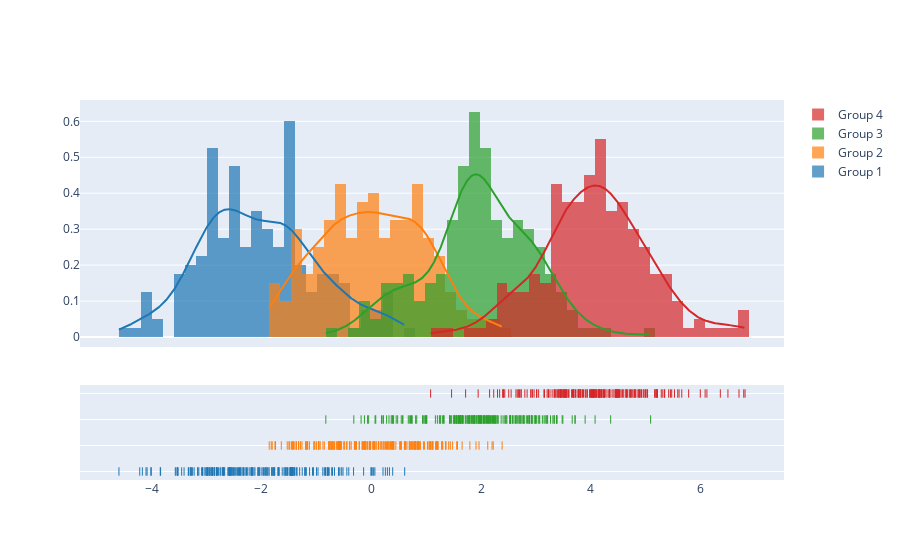

The code cell stored with this chart in its notebook:
### Code cell
import plotly.figure_factory as ff

# Add histogram data
x1 = np.random.randn(200) - 2
x2 = np.random.randn(200)
x3 = np.random.randn(200) + 2
x4 = np.random.randn(200) + 4

# Group data together
hist_data = [x1, x2, x3, x4]

group_labels = ['Group 1', 'Group 2', 'Group 3', 'Group 4']

# Create distplot with custom bin_size
fig = ff.create_distplot(hist_data, group_labels, bin_size=.2)
fig.show()

### Figure 1 — Plotly figure (JSON) as saved in the notebook; plotly's stock layout.template omitted (floating-point values rounded to 4 significant figures; data arrays with more than 128 entries replaced by an {"elided": "..."} marker saying what was removed)
{"data": [{"autobinx": false, "histnorm": "probability density", "legendgroup": "Group 1", "marker": {"color": "rgb(31, 119, 180)"}, "name": "Group 1", "opacity": 0.7, "type": "histogram", "x": {"elided": "200 float values"}, "xaxis": "x", "xbins": {"end": 0.6099, "size": 0.2, "start": -4.594}, "yaxis": "y"}, {"autobinx": false, "histnorm": "probability density", "legendgroup": "Group 2", "marker": {"color": "rgb(255, 127, 14)"}, "name": "Group 2", "opacity": 0.7, "type": "histogram", "x": {"elided": "200 float values"}, "xaxis": "x", "xbins": {"end": 2.385, "size": 0.2, "start": -1.857}, "yaxis": "y"}, {"autobinx": false, "histnorm": "probability density", "legendgroup": "Group 3", "marker": {"color": "rgb(44, 160, 44)"}, "name": "Group 3", "opacity": 0.7, "type": "histogram", "x": {"elided": "200 float values"}, "xaxis": "x", "xbins": {"end": 5.089, "size": 0.2, "start": -0.8265}, "yaxis": "y"}, {"autobinx": false, "histnorm": "probability density", "legendgroup": "Group 4", "marker": {"color": "rgb(214, 39, 40)"}, "name": "Group 4", "opacity": 0.7, "type": "histogram", "x": {"elided": "200 float values"}, "xaxis": "x", "xbins": {"end": 6.809, "size": 0.2, "start": 1.082}, "yaxis": "y"}, {"legendgroup": "Group 1", "marker": {"color": "rgb(31, 119, 180)"}, "mode": "lines", "name": "Group 1", "showlegend": false, "type": "scatter", "x": {"elided": "500 float values"}, "xaxis": "x", "y": {"elided": "500 float values"}, "yaxis": "y"}, {"legendgroup": "Group 2", "marker": {"color": "rgb(255, 127, 14)"}, "mode": "lines", "name": "Group 2", "showlegend": false, "type": "scatter", "x": {"elided": "500 float values"}, "xaxis": "x", "y": {"elided": "500 float values"}, "yaxis": "y"}, {"legendgroup": "Group 3", "marker": {"color": "rgb(44, 160, 44)"}, "mode": "lines", "name": "Group 3", "showlegend": false, "type": "scatter", "x": {"elided": "500 float values"}, "xaxis": "x", "y": {"elided": "500 float values"}, "yaxis": "y"}, {"legendgroup": "Group 4", "marker": {"color": "rgb(214, 39, 40)"}, "mode": "lines", "name": "Group 4", "showlegend": false, "type": "scatter", "x": {"elided": "500 float values"}, "xaxis": "x", "y": {"elided": "500 float values"}, "yaxis": "y"}, {"legendgroup": "Group 1", "marker": {"color": "rgb(31, 119, 180)", "symbol": "line-ns-open"}, "mode": "markers", "name": "Group 1", "showlegend": false, "type": "scatter", "x": {"elided": "200 float values"}, "xaxis": "x", "y": {"elided": "200 str values"}, "yaxis": "y2"}, {"legendgroup": "Group 2", "marker": {"color": "rgb(255, 127, 14)", "symbol": "line-ns-open"}, "mode": "markers", "name": "Group 2", "showlegend": false, "type": "scatter", "x": {"elided": "200 float values"}, "xaxis": "x", "y": {"elided": "200 str values"}, "yaxis": "y2"}, {"legendgroup": "Group 3", "marker": {"color": "rgb(44, 160, 44)", "symbol": "line-ns-open"}, "mode": "markers", "name": "Group 3", "showlegend": false, "type": "scatter", "x": {"elided": "200 float values"}, "xaxis": "x", "y": {"elided": "200 str values"}, "yaxis": "y2"}, {"legendgroup": "Group 4", "marker": {"color": "rgb(214, 39, 40)", "symbol": "line-ns-open"}, "mode": "markers", "name": "Group 4", "showlegend": false, "type": "scatter", "x": {"elided": "200 float values"}, "xaxis": "x", "y": {"elided": "200 str values"}, "yaxis": "y2"}], "layout": {"barmode": "overlay", "hovermode": "closest", "legend": {"traceorder": "reversed"}, "xaxis": {"anchor": "y2", "domain": [0.0, 1.0], "zeroline": false}, "yaxis": {"anchor": "free", "domain": [0.35, 1], "position": 0.0}, "yaxis2": {"anchor": "x", "domain": [0, 0.25], "dtick": 1, "showticklabels": false}}}
